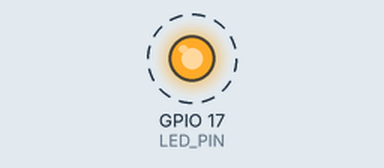
This program was run on a simulated Raspberry Pi (BCM pin numbers). Shown: output pins drawn as LEDs (lit = HIGH). Dashed ring = blinking. What the program prints to the terminal is not drawn.

Above: at 0.5 s.
Timing chart, 0 to 4.6 s (numbered marks = the images above):
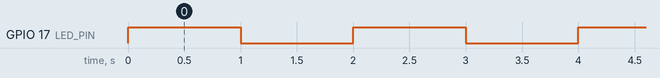

Measured:
- by itself, GPIO 17 (LED_PIN): alternates HIGH for 1.0 s and LOW for 1.0 s, 20 changes in all, then stays LOW

The program:

blinking_led.py
```python
import RPi.GPIO as GPIO
import time

# Use BCM GPIO numbering
GPIO.setmode(GPIO.BCM)

# Set GPIO pin 17 as output
LED_PIN = 17
GPIO.setup(LED_PIN, GPIO.OUT)
i = 0
try:
    while True:
        for i in range(10):
            GPIO.output(LED_PIN, GPIO.HIGH)  # Turn LED on
            time.sleep(1)                     # Wait for 1 second
            GPIO.output(LED_PIN, GPIO.LOW)   # Turn LED off
            time.sleep(1)                     # Wait for 1 second
        ans = input("Czy dalej?: \nzakończyc: no")
        if ans == "no":
            break
except KeyboardInterrupt:
    pass
finally:
    GPIO.cleanup()  # Reset GPIO settings
```
